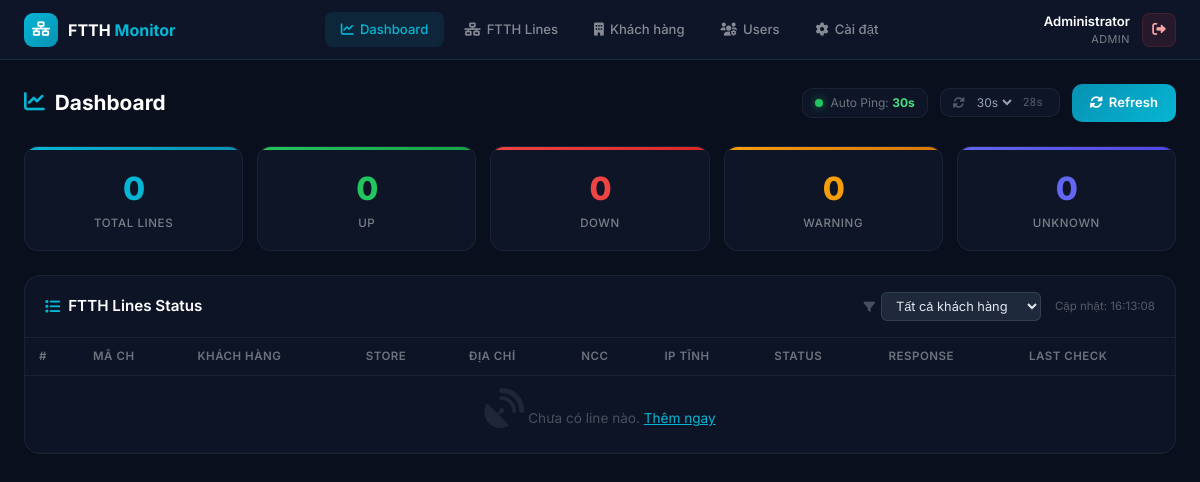
/index.php (signed in), run on the app's committed database.
### tables this page shows
CREATE TABLE IF NOT EXISTS `users` (
    `id` INT AUTO_INCREMENT PRIMARY KEY,
    `username` VARCHAR(50) NOT NULL UNIQUE,
    `name` VARCHAR(100) NOT NULL,
    `email` VARCHAR(100) DEFAULT NULL,
    `password` VARCHAR(255) DEFAULT NULL,
    `role` ENUM('admin', 'user', 'viewer') NOT NULL DEFAULT 'user',
    `active` TINYINT(1) NOT NULL DEFAULT 1,
    `avatar` VARCHAR(255) DEFAULT NULL,
    `last_login` DATETIME DEFAULT NULL,
    `created_at` DATETIME DEFAULT CURRENT_TIMESTAMP,
    `updated_at` DATETIME DEFAULT CURRENT_TIMESTAMP ON UPDATE CURRENT_TIMESTAMP
);

CREATE TABLE IF NOT EXISTS `system_settings` (
    `id` INT AUTO_INCREMENT PRIMARY KEY,
    `setting_key` VARCHAR(100) NOT NULL UNIQUE,
    `setting_value` TEXT DEFAULT NULL,
    `updated_at` DATETIME DEFAULT CURRENT_TIMESTAMP ON UPDATE CURRENT_TIMESTAMP
);

### models/User.php (called while the page is built, shortened)
<?php
class User {
    private $pdo;
    public function __construct($pdo) {
        $this->pdo = $pdo;
    }
    public function get($id) {
        $sql = "SELECT * FROM users WHERE id = :id";
        $stmt = $this->pdo->prepare($sql);
        $stmt->execute(['id' => $id]);
        return $stmt->fetch(PDO::FETCH_ASSOC);
    }
    public function hasPermission($userId, $permissionName) {
        $user = $this->get($userId);
        if ($user && $user['role'] === 'admin') {
            return true;
        }
        $sql = "SELECT COUNT(*) as count
                FROM user_permissions up
                JOIN permissions p ON up.permission_id = p.id
                WHERE up.user_id = ? AND p.name = ? AND
                EXISTS (SELECT 1 FROM users u WHERE u.id = up.user_id AND u.active = TRUE)";
        $stmt = $this->pdo->prepare($sql);
        $stmt->execute([$userId, $permissionName]);
        $result = $stmt->fetch(PDO::FETCH_ASSOC);
        return $result['count'] > 0;
    }
}

### models/Setting.php (called while the page is built, shortened)
<?php
class Setting
{
    private $pdo;
    public function __construct($pdo)
    {
        $this->pdo = $pdo;
    }
    public function get($key, $default = null): ?string
    {
        $stmt = $this->pdo->prepare("SELECT setting_value FROM system_settings WHERE setting_key = ?");
        $stmt->execute([$key]);
        $row = $stmt->fetch(PDO::FETCH_ASSOC);
        return $row ? (string)$row['setting_value'] : $default;
    }
}

### views/dashboard.php (the view, shortened to what this page needs)
<?php
require_once 'views/common/layout.php';
renderHeader($currentUser, $user, 'dashboard');
?>
<div class="page-header">
    <div class="page-title"><i class="fas fa-chart-line"></i> Dashboard</div>
    <div style="display:flex;align-items:center;gap:12px">
        <div class="auto-ping-control">
            <span class="live-dot"></span>
            <span style="font-size:0.75rem;color:rgba(255,255,255,0.4)">Auto Ping: <strong style="color:#4ade80"><?= htmlspecialchars((string)($pingInterval ?? '30')) ?>s</strong></span>
        </div>
        <div class="auto-ping-control">
            <i class="fas fa-sync-alt" style="color:rgba(255,255,255,0.3);font-size:0.75rem"></i>
            <select id="refreshInterval" onchange="setRefresh(this.value)" style="background:transparent;border:none;color:#94a3b8;font-size:0.75rem;cursor:pointer;font-family:'Inter',sans-serif">
                <option value="30" selected>30s</option>
            </select>
            <span id="countdown" style="font-size:0.7rem;color:rgba(255,255,255,0.3);font-family:'JetBrains Mono',monospace;min-width:24px"></span>
        </div>
        <button class="btn-primary-dark" id="btnRefresh" onclick="refreshData()">
            <i class="fas fa-sync-alt"></i> Refresh
        </button>
    </div>
</div>
<div class="status-grid">
    <div class="status-card total">
        <div class="count" id="c-total"><?= $stats['total'] ?? 0 ?></div>
        <div class="label">Total Lines</div>
    </div>
    <div class="status-card up">
        <div class="count" id="c-up"><?= $stats['up_count'] ?? 0 ?></div>
        <div class="label">Up</div>
    </div>
    <div class="status-card down">
        <div class="count" id="c-down"><?= $stats['down_count'] ?? 0 ?></div>
        <div class="label">Down</div>
    </div>
    <div class="status-card warning">
        <div class="count" id="c-warning"><?= $stats['warning_count'] ?? 0 ?></div>
        <div class="label">Warning</div>
    </div>
    <div class="status-card paused">
        <div class="count" id="c-unknown"><?= ($stats['paused_count'] ?? 0) + ($stats['unknown_count'] ?? 0) ?></div>
        <div class="label">Unknown</div>
    </div>
</div>
<div class="card-dark">
    <div class="card-header-dark" style="display:flex;justify-content:space-between;align-items:center;flex-wrap:wrap;gap:10px">
        <h2><i class="fas fa-list"></i> FTTH Lines Status</h2>
        <div style="display:flex;align-items:center;gap:14px">
            <div style="display:flex;align-items:center;gap:6px">
                <i class="fas fa-filter" style="color:rgba(255,255,255,0.25);font-size:0.72rem"></i>
                <select id="customerFilter" onchange="filterByCustomer(this.value)" style="background:#1e293b;border:1px solid rgba(255,255,255,0.1);color:#e2e8f0;padding:5px 10px;border-radius:6px;font-size:0.8rem;cursor:pointer;font-family:'Inter',sans-serif;min-width:160px">
                    <option value="">Tất cả khách hàng</option>
                </select>
            </div>
            <span id="lastUpdate" style="font-size:0.72rem;color:rgba(255,255,255,0.3)">Cập nhật: <?= date('H:i:s') ?></span>
        </div>
    </div>
    <div style="overflow-x:auto">
        <table class="tbl" id="linesTable">
            <thead>
                <tr>
                    <th>#</th>
                    <th>Mã CH</th>
                    <th id="thCustomer">Khách hàng</th>
                    <th>Store</th>
                    <th>Địa chỉ</th>
                    <th>NCC</th>
                    <th>IP Tĩnh</th>
                    <th>Status</th>
                    <th>Response</th>
                    <th>Last Check</th>
                </tr>
            </thead>
            <tbody id="linesBody">
                <?php if (!empty($lines)): ?>
                <?php foreach ($lines as $i => $line): ?>
                <tr id="line-row-<?= $line['id'] ?>" data-customer-id="<?= $line['customer_id'] ?? '' ?>" data-status="<?= $line['status'] ?>">
                    <td class="muted row-num"><?= $i + 1 ?></td>
                    <td class="mono" style="font-size:0.78rem"><?= htmlspecialchars($line['store_code'] ?? '—') ?></td>
                    <td class="customer-col"><?= htmlspecialchars($line['customer_name_rel'] ?? $line['customer_name'] ?? '—') ?></td>
                    <td class="name-cell"><?= htmlspecialchars($line['name']) ?></td>
                    <td class="muted"><small><?= htmlspecialchars($line['branch_address'] ?? '') ?></small></td>
                    <td><span class="mono" style="font-size:0.78rem"><?= htmlspecialchars($line['provider'] ?? '—') ?></span></td>
                    <td class="mono"><?= htmlspecialchars($line['ip_address']) ?></td>
                    <td>
                        <span class="badge-status <?= $line['status'] ?>" id="status-<?= $line['id'] ?>">
                            <span class="dot"></span><?= ucfirst($line['status']) ?>
                        </span>
                    </td>
                    <td>
                        <span class="response-time <?= ($line['avg_response_time'] ?? 0) < 50 ? 'good' : (($line['avg_response_time'] ?? 0) < 200 ? 'medium' : 'bad') ?>" id="rt-<?= $line['id'] ?>">
                            <?= $line['avg_response_time'] ? round($line['avg_response_time'], 1) . ' ms' : '—' ?>
                        </span>
                    </td>
                    <td class="muted" id="lc-<?= $line['id'] ?>"><?= $line['last_check'] ? date('d/m H:i:s', strtotime($line['last_check'])) : 'Never' ?></td>
                </tr>
                <?php endforeach; ?>
                <?php else: ?>
                <tr><td colspan="10" class="empty-state"><i class="fas fa-satellite-dish"></i> Chưa có line nào. <a href="?action=lines" style="color:#06b6d4">Thêm ngay</a></td></tr>
                <?php endif; ?>
            </tbody>
        </table>
    </div>
</div>
<?php renderFooter(); ?>

### views/common/layout.php (shortened to what this page needs)
<?php
function renderHeader($currentUser, $userModel, $activeMenu = 'dashboard') {
    $menuItems = [
        'dashboard' => ['icon' => 'fa-chart-line', 'label' => 'Dashboard'],
        'lines' => ['icon' => 'fa-network-wired', 'label' => 'FTTH Lines'],
        'customers' => ['icon' => 'fa-building', 'label' => 'Khách hàng'],
    ];
    if ($userModel->hasPermission($currentUser['id'], 'system_settings')) {
        $menuItems['users'] = ['icon' => 'fa-users-cog', 'label' => 'Users'];
        $menuItems['settings'] = ['icon' => 'fa-cog', 'label' => 'Cài đặt'];
    }
?>
<!DOCTYPE html>
<html lang="vi">
<head>
    <link href="https://cdn.jsdelivr.net/npm/bootstrap@5.1.3/dist/css/bootstrap.min.css" rel="stylesheet">
    <link href="https://cdnjs.cloudflare.com/ajax/libs/font-awesome/6.0.0/css/all.min.css" rel="stylesheet">
    <link href="assets/css/app.css?v=<?= time() ?>" rel="stylesheet">
</head>
<body>
    <div class="top-bar">
        <div class="brand">
            <div class="brand-icon"><i class="fas fa-network-wired"></i></div>
            <div class="brand-name">FTTH <span>Monitor</span></div>
        </div>
        <nav class="main-nav">
            <?php foreach ($menuItems as $key => $item): ?>
                <a href="?action=<?= $key ?>" class="nav-item <?= $activeMenu === $key ? 'active' : '' ?>">
                    <i class="fas <?= $item['icon'] ?>"></i>
                    <span><?= $item['label'] ?></span>
                </a>
            <?php endforeach; ?>
        </nav>
        <div class="user-menu">
            <div class="user-info">
                <div class="user-name"><?= htmlspecialchars($currentUser['name']) ?></div>
                <div class="user-role"><?= htmlspecialchars($currentUser['role']) ?></div>
            </div>
            <a href="?action=logout" class="btn-logout"><i class="fas fa-sign-out-alt"></i></a>
        </div>
    </div>
    <div class="app-content">
<?php
}
function renderFooter() {
?>
    </div>
</body>
</html>
<?php
}
?>

### data on the page
users: name "Administrator", role "ADMIN"
system_settings: setting_value "30"

### other printed values
$item['label'] "Dashboard"
$item['label'] "FTTH Lines"
$item['label'] "Khách hàng"
$item['label'] "Users"
$item['label'] "Cài đặt"
$stats['total'] "0"
$stats['up_count'] "0"
$stats['down_count'] "0"
$stats['warning_count'] "0"
